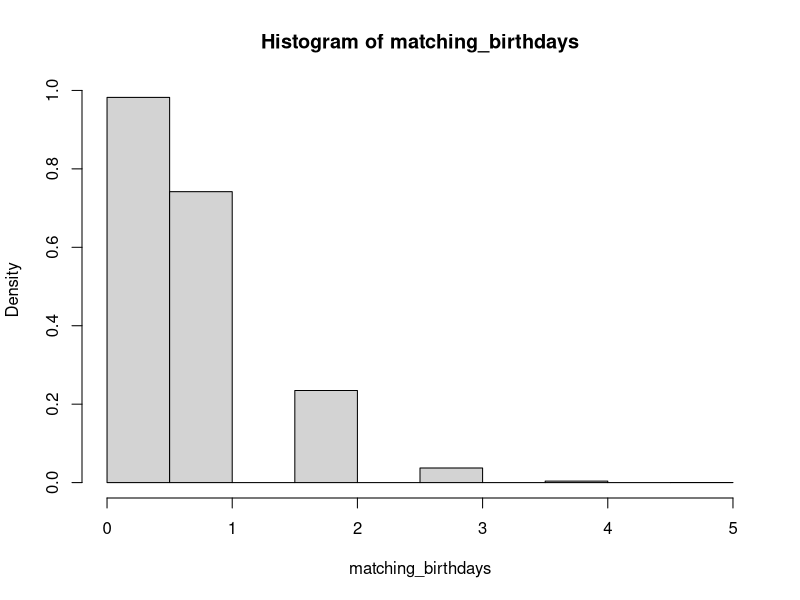
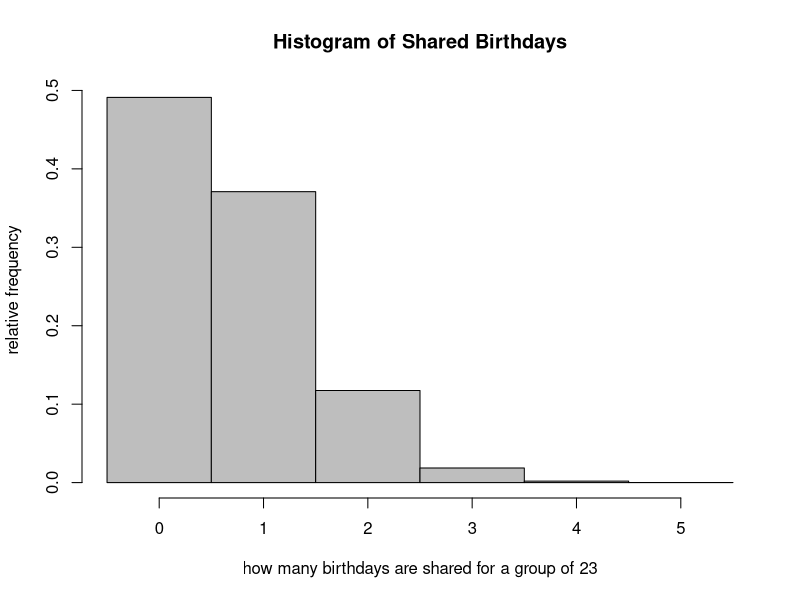
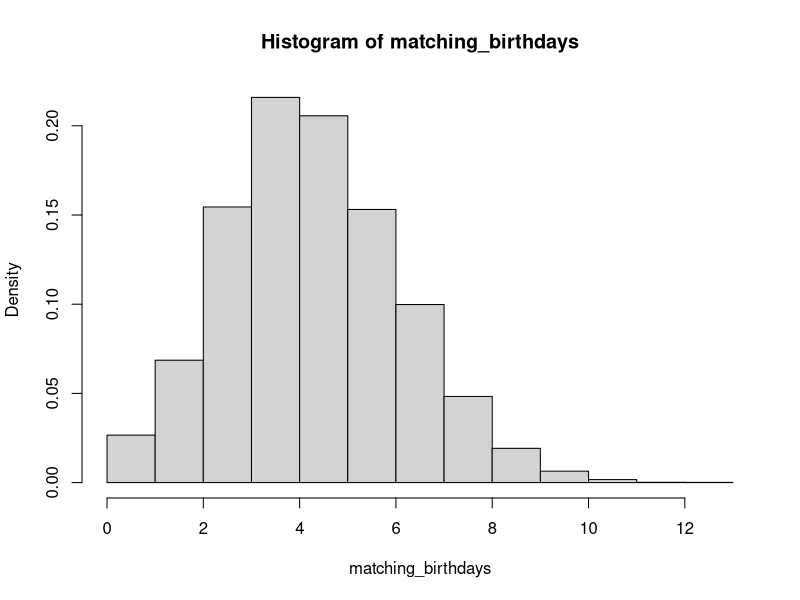
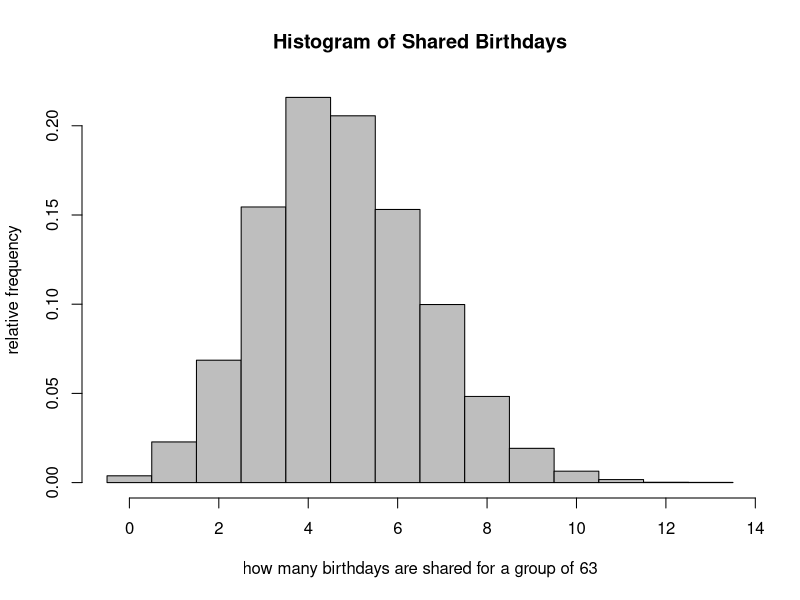
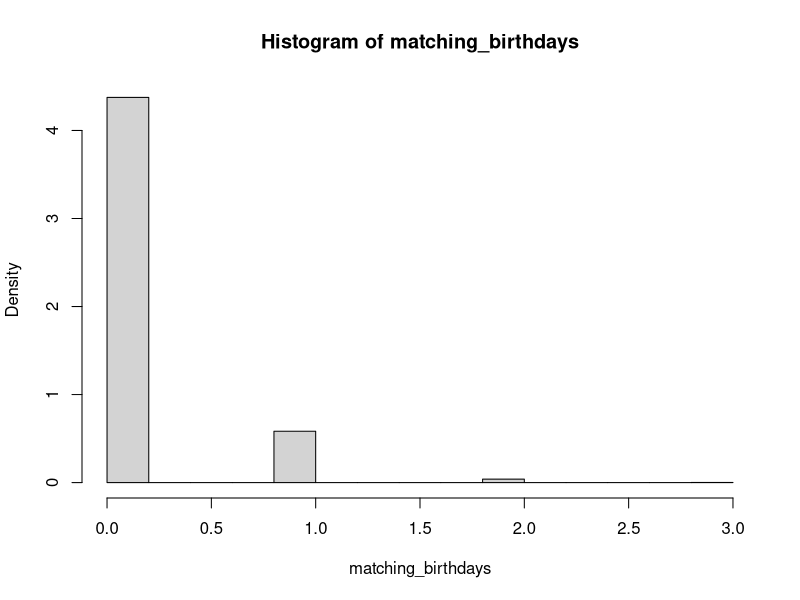
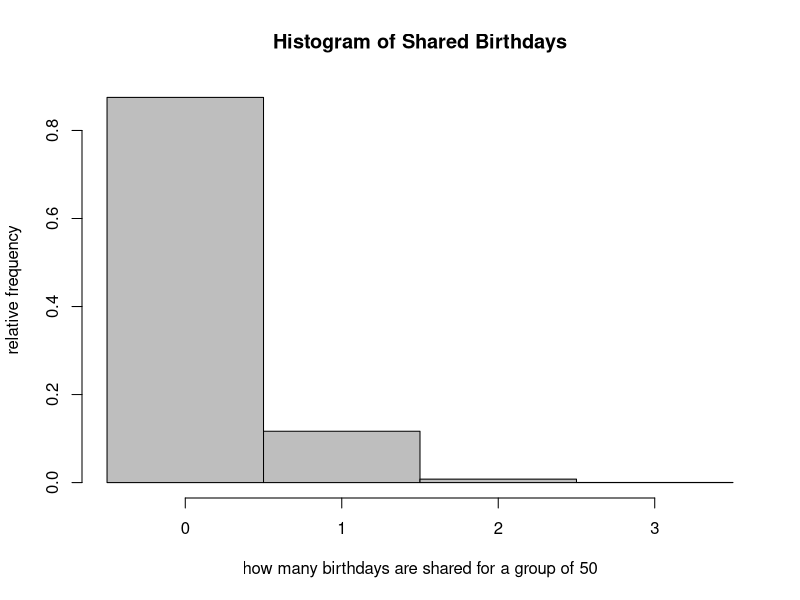

These charts were generated, in order, by the following R code:
######################################
##                                  ##
##      GENERATE PROBABILITIES      ##
##     FOR THE BIRTHDAY PROBLEM     ##
##                                  ##
##            Joe Walsh             ##
##          July 10, 2014           ##
##       http://joestradam.us       ##
##                                  ##
######################################

# set seed
set.seed(1234)


## Create birthday function
birthday_problem <- function(n = 23,                      # size of the group
                             min_shared_birthdays = 1,    # minimum number of shared birthdays (default: at least one shared birthday)
                             min_people_sharing = 2,      # minimum number of people sharing the birthday (e.g. at least two people sharing a birthday)
                             n_trials = 10000){           # how many random samples to try

  # generate n_trials samples
  data <- sample(x=1:365, size=n*n_trials, replace=TRUE)

  # rows are trials, columns are persons.  Each row is a randomly generated
  # group of birthdays for n persons
  data_matrix <- matrix(data, ncol=n)

  # count how many birthdays are shared by at least two people in each row.
  # table() produces counts for each birthday in the row, and sum()
  # counts how many birthdays are shared by at least two people.
  matching_birthdays <- apply(X=data_matrix, 
                              MARGIN=1, 
                              FUN=function(x)  sum( table(x) >= min_people_sharing ))

  hist(matching_birthdays, probability=TRUE)
  
  # plot relative histogram of birthday distribution
  hist(matching_birthdays,
     main = 'Histogram of Shared Birthdays',
     xlab = paste('how many birthdays are shared for a group of', n),
     ylab = 'relative frequency', 
     probability = TRUE,
     breaks = min(matching_birthdays) : (max(matching_birthdays) + 1) - .5,
     col = 'grey')

  # probability of x or more matching birthdays in a group of size n
  return( mean(matching_birthdays >= min_shared_birthdays) )

}

# standard birthday problem (probability of at least one shared birthday in
# a group of 23) estimated with 10,000 draws
birthday_problem()

# 2014 DSSG birthday problem (probability of at least three shared birthdays
# in a group of 63) estimated with 100,000 draws
birthday_problem(n=63, n_trials=10000, min_shared_birthdays=3, min_people_sharing=2)

# given a total group of 50 people, what is the probability of at least one 
# subgroup of three people sharing a birthday?
birthday_problem(n=50, n_trials=10000, min_shared_birthdays=1, min_people_sharing=3)
